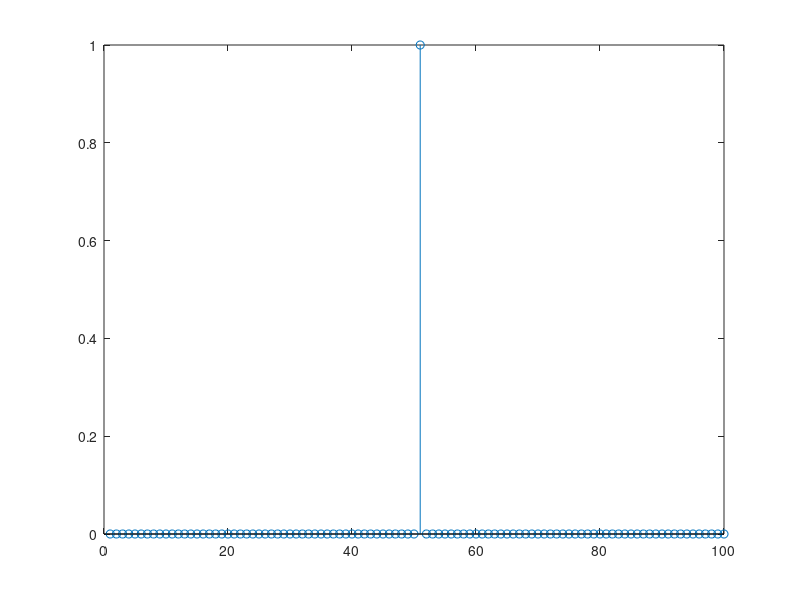

Write the MATLAB code that produced this figure.

close all

fs=10e3;
f=5e3;
t=0:1/fs:0.01-1/fs;
samples=length(t);
x=exp(1i*2*pi*f*t);

faxis=0:fs/length(t):fs-fs/samples;

figure
plot(real(x));

X=fft(x)/length(t);

stem(abs(X));

y=exp(1i*2*pi*0.3*f+pi/2);